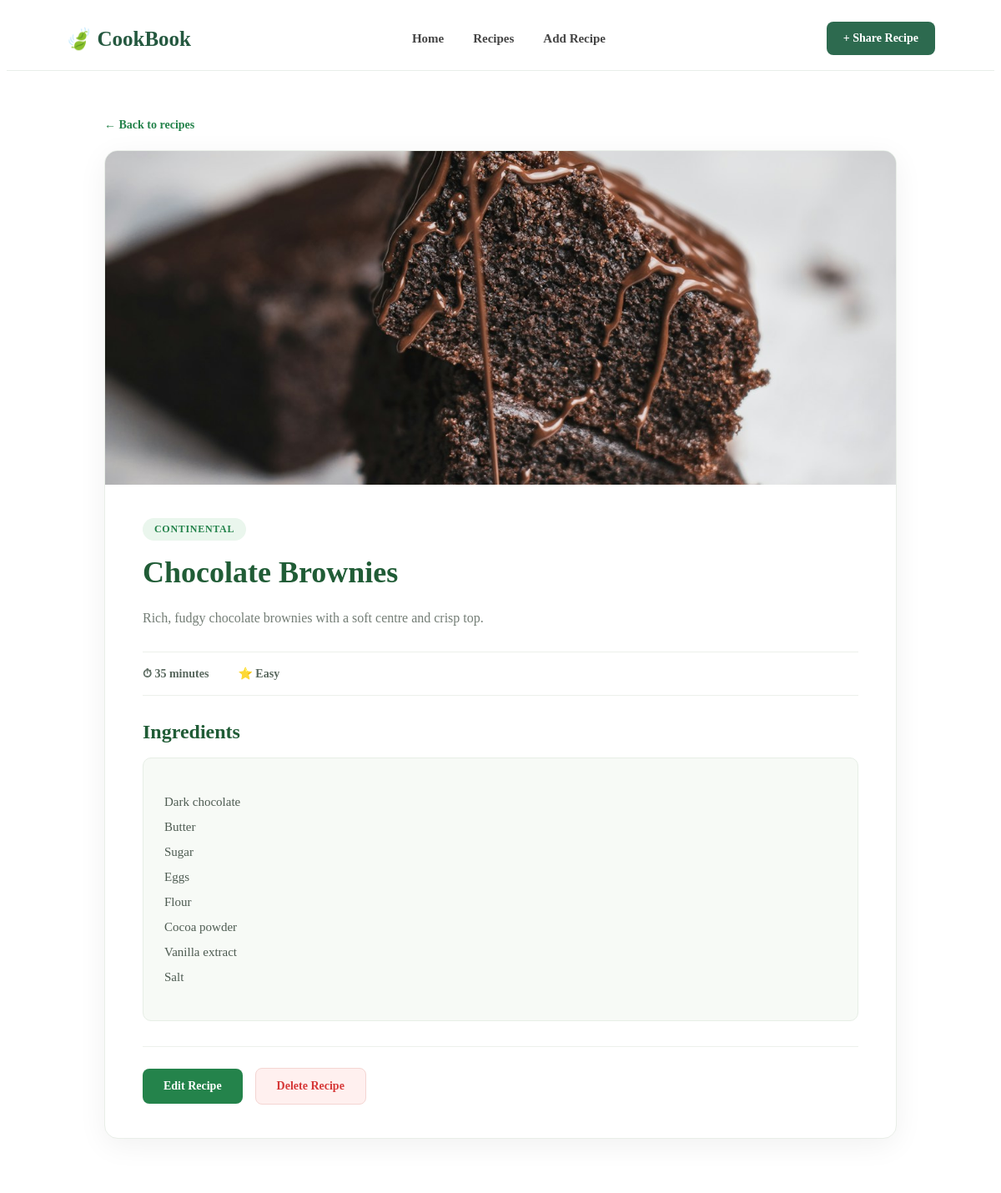
The page /recipes/14/ (upper part) on the database as committed earlier.
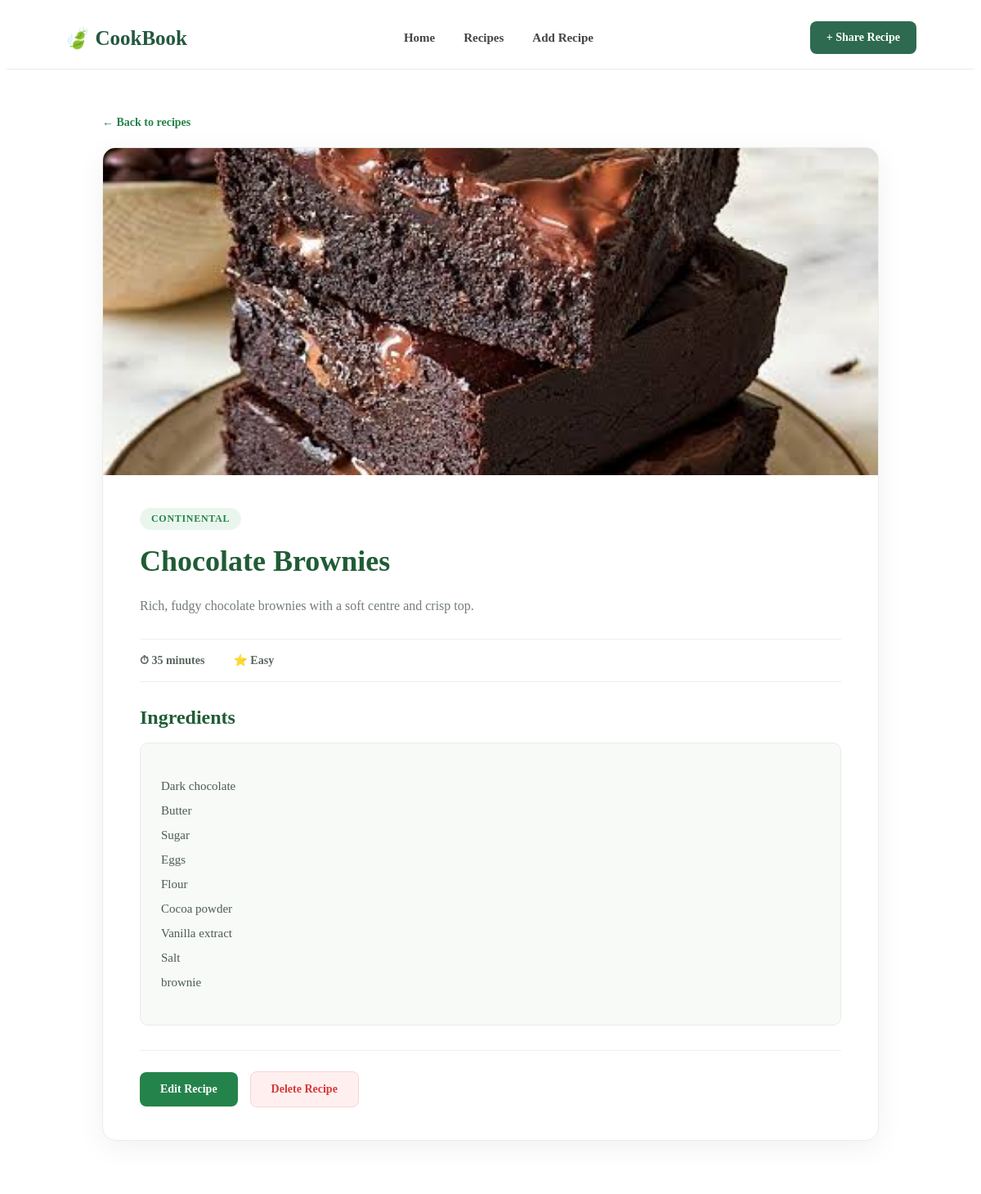
The same page on the database as committed later.
### Cook/models.py (models this page shows, shortened)
class Cook(models.Model):
    CUISINE_CHOICES = [
        ('Indian', 'Indian'), ('Chinese', 'Chinese'), ('Italian', 'Italian'),
        ('Mexican', 'Mexican'), ('Continental', 'Continental'), ('Other', 'Other'),
    ]
    DIFFICULTY_CHOICES = [
        ('Easy', 'Easy'), ('Medium', 'Medium'), ('Hard', 'Hard'),
    ]
    title = models.CharField(max_length=200)
    description = models.TextField()
    cuisine = models.CharField(max_length=100, choices=CUISINE_CHOICES)
    ingredients = models.TextField()
    cooking_time = models.IntegerField(validators=[MinValueValidator(1)])
    difficulty = models.CharField(max_length=50, choices=DIFFICULTY_CHOICES)
    image = models.ImageField(upload_to='recipes/',blank=True,null=True)
    class Meta:
        ordering = ['-id']

### Cook/views.py (the view)
# urls.py: path('recipes/<int:pk>/', views.recipe_detail, name='recipe_detail'),
def recipe_detail(request, pk):
    cook = get_object_or_404(Cook, pk=pk)
    return render(request, 'recipe_detail.html', {'cook': cook})

### templates/recipe_detail.html (shortened to what this page needs)
{% load static %}
<!DOCTYPE html>
<html lang="en">
<head>
    <link rel="stylesheet" href="{% static 'css/recipe_detail.css' %}">
</head>
<body>
<header class="navbar">
    <div class="nav-container">
        <a href="{% url 'home' %}" class="logo">🍃 CookBook</a>
        <nav class="nav-links">
            <a href="{% url 'home' %}">Home</a>
            <a href="{% url 'recipe_list' %}">Recipes</a>
            <a href="{% url 'recipe_create' %}">Add Recipe</a>
        </nav>
        <a href="{% url 'recipe_create' %}" class="nav-button">
            + Share Recipe
        </a>
    </div>
</header>
<main>
    <section class="page-wrap detail-wrap">
        <a href="{% url 'recipe_list' %}" class="text-link">
            ← Back to recipes
        </a>
        <article class="detail-card">
            <div class="detail-hero">
                {% if cook.image %}
                    <img src="{{ cook.image.url }}"
                         alt="{{ cook.title }}">
                {% else %}
                    <div class="no-image">
                        🍲
                    </div>
                {% endif %}
            </div>
            <div class="detail-content">
                <span class="recipe-cuisine">
                    {{ cook.cuisine }}
                </span>
                <h1>{{ cook.title }}</h1>
                <p class="detail-description">
                    {{ cook.description }}
                </p>
                <div class="recipe-meta">
                    <span>⏱ {{ cook.cooking_time }} minutes</span>
                    <span>⭐ {{ cook.get_difficulty_display }}</span>
                </div>
                <h2>Ingredients</h2>
                <div class="ingredients">
                    {{ cook.ingredients|linebreaks }}
                </div>
                <div class="action-row">
                    <a class="primary-btn"
                       href="{% url 'recipe_update' cook.pk %}">
                        Edit Recipe
                    </a>
                    <a class="danger-btn"
                       href="{% url 'recipe_delete' cook.pk %}">
                        Delete Recipe
                    </a>
                </div>
            </div>
        </article>
    </section>
</main>
</body>
</html>

Rows that differ between the two databases and show on the page:
changed Cook "Chocolate Brownies": image: a different picture; ingredients "Dark chocolate Butter Sugar Eggs Flour Cocoa powder Vanilla extract Salt" → "Dark chocolate Butter Sugar Eggs Flour Cocoa powder Vanilla extract Salt brownie"
